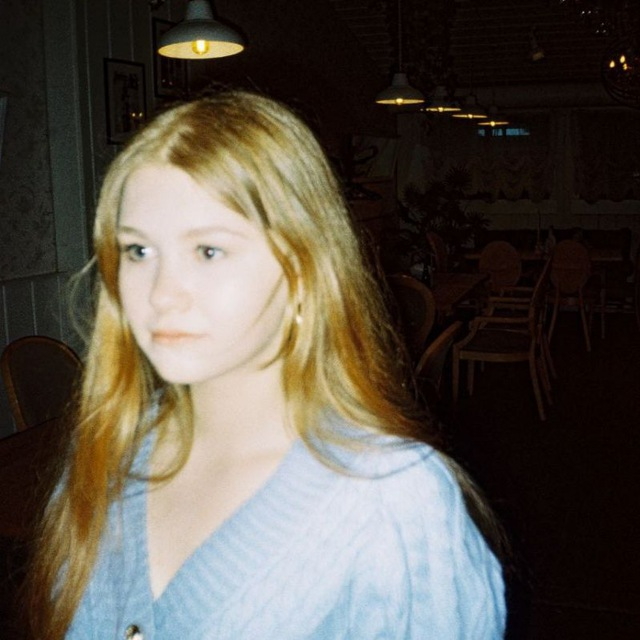
#> input picture data/tsvetsandra.jpg, 640 x 640 px, given in place of input.mp4, which was not available
$ python video2video.py
#> lines starting #> are read from the running program, lines starting #| are printed output that depends on the picture; pictures that were not available may be replaced by others from this repository, and a replacement may not be noted
"""
@author: Viet Nguyen <nhviet1009@gmail.com>
@forked: Mikhail Shunin <shifo3456@gmail.com>
"""
import argparse

import cv2
import numpy as np
from PIL import Image, ImageFont, ImageDraw, ImageOps


def get_args():
    parser = argparse.ArgumentParser("Image to ASCII")
    parser.add_argument("--input", type=str, default="data/input.mp4", help="Path to input video")
    parser.add_argument("--output", type=str, default="data/output.mp4", help="Path to output video")
    parser.add_argument("--mode", type=str, default="simple", choices=["simple", "complex"],
                        help="10 or 70 different characters")
    parser.add_argument("--background", type=str, default="white", choices=["black", "white"],
                        help="background's color")
    parser.add_argument("--num_cols", type=int, default=100, help="number of character for output's width")
    parser.add_argument("--scale", type=int, default=1, help="upsize output")
    parser.add_argument("--fps", type=int, default=0, help="frame per second")
    parser.add_argument("--overlay_ratio", type=float, default=0.2, help="Overlay width ratio")
    args = parser.parse_args()
    return args


def main(opt):
    if opt.mode == "simple":
        CHAR_LIST = '@%#*+=-:. '
    else:
        CHAR_LIST = "$@B%8&WM#*oahkbdpqwmZO0QLCJUYXzcvunxrjft/\|()1{}[]?-_+~<>i!lI;:,\"^`'. "
    if opt.background == "white":
        bg_code = 255
    else:
        bg_code = 0
    font = ImageFont.truetype("fonts/DejaVuSansMono-Bold.ttf", size=int(10 * opt.scale))
    cap = cv2.VideoCapture(opt.input)
    if opt.fps == 0:
        fps = int(cap.get(cv2.CAP_PROP_FPS))
    else:
        fps = opt.fps
    num_chars = len(CHAR_LIST)
    num_cols = opt.num_cols
    while cap.isOpened():
        flag, frame = cap.read()
#> frame is the input picture: shape (640, 640, 3); mean B, G, R 73.1, 82.5, 89.1
        if flag:
            image = cv2.cvtColor(frame, cv2.COLOR_BGR2GRAY)
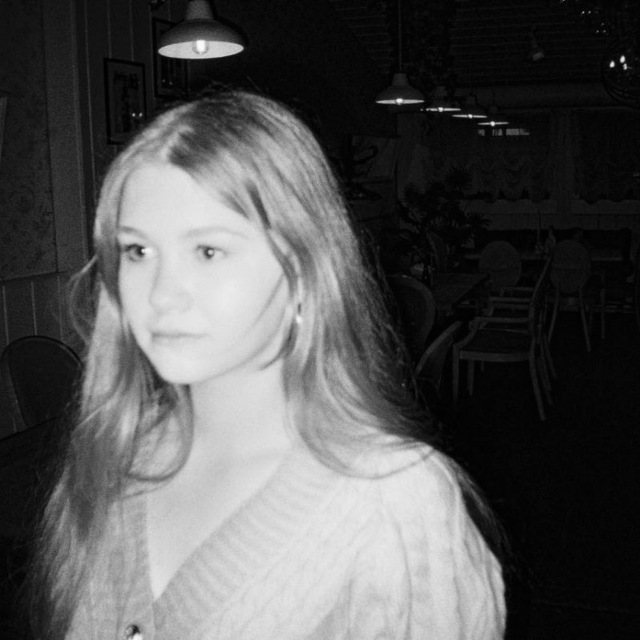
#> image: shape (640, 640); min 0, max 252, mean 83.4
        else:
            break
        height, width = image.shape
#> height = 640; width = 640
        cell_width = width / opt.num_cols
#> cell_width = 6.4
        cell_height = 2 * cell_width
#> cell_height = 12.8
        num_rows = int(height / cell_height)
#> num_rows = 50
        if num_cols > width or num_rows > height:
            print("Too many columns or rows. Use default setting")
            cell_width = 6
            cell_height = 12
            num_cols = int(width / cell_width)
            num_rows = int(height / cell_height)
        char_width, char_height = font.getmask("A").size
        out_width = char_width * num_cols
        out_height = 2 * char_height * num_rows
#> out_height = 700
        out_image = Image.new("L", (out_width, out_height), bg_code)
#> out_image: PIL image 700x700 L; every value is 255
        draw = ImageDraw.Draw(out_image)
        for i in range(num_rows):
            line = "".join([CHAR_LIST[min(int(np.mean(
                image[int(i * cell_height):min(int((i + 1) * cell_height), height),
                int(j * cell_width):min(int((j + 1) * cell_width), width)]) * num_chars / 255), num_chars - 1)] for j in
                            range(num_cols)]) + "\n"
            draw.text((0, i * char_height), line, fill=255 - bg_code, font=font)

        if opt.background == "white":
            cropped_image = ImageOps.invert(out_image).getbbox()
#> cropped_image = (0, 3, 700, 355)
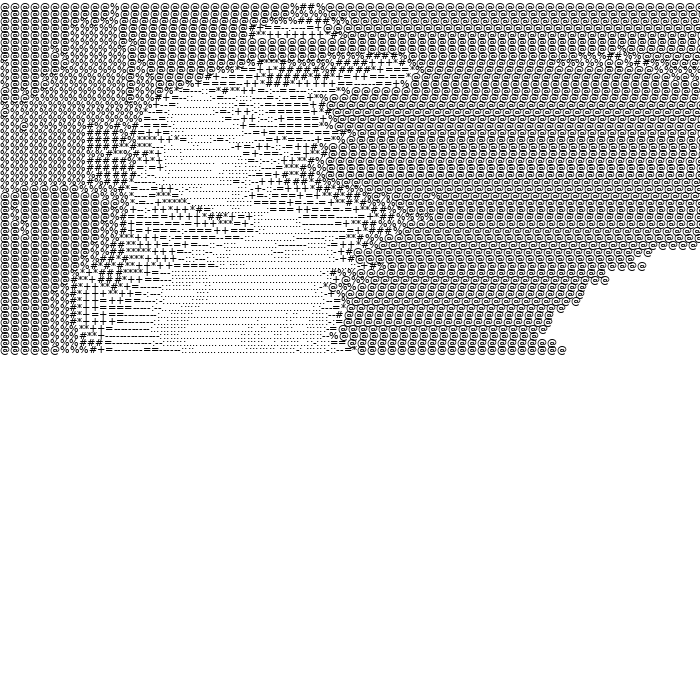
#> out_image: PIL image 700x700 L; min 0, max 255, mean 217.8
        else:
            cropped_image = out_image.getbbox()
        out_image = out_image.crop(cropped_image)
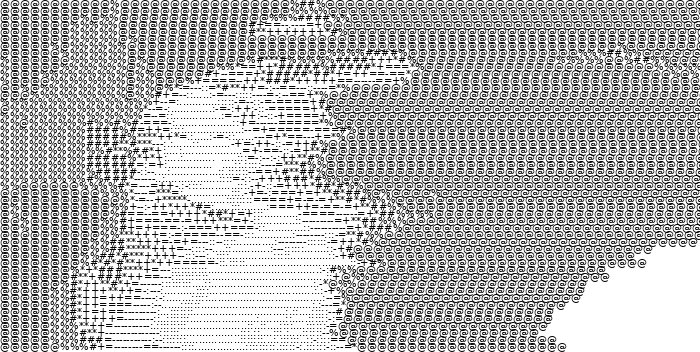
#> out_image: PIL image 700x352 L; min 0, max 255, mean 181
        out_image = cv2.cvtColor(np.array(out_image), cv2.COLOR_GRAY2BGR)
#> out_image: shape (352, 700, 3)
        out_image = np.array(out_image)
        try:
            out
        except:
            out = cv2.VideoWriter(opt.output, cv2.VideoWriter_fourcc(*"XVID"), fps,
                                  ((out_image.shape[1], out_image.shape[0])))

        if opt.overlay_ratio:
            height, width, _ = out_image.shape
#> height = 352; width = 700
            overlay = cv2.resize(frame, (int(width * opt.overlay_ratio), int(height * opt.overlay_ratio)))
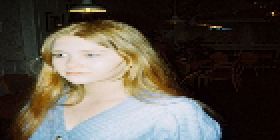
#> overlay: shape (70, 140, 3) (shown 2 times larger); mean B, G, R 72.9, 82.2, 88.8
            out_image[height - int(height * opt.overlay_ratio):, width - int(width * opt.overlay_ratio):, :] = overlay
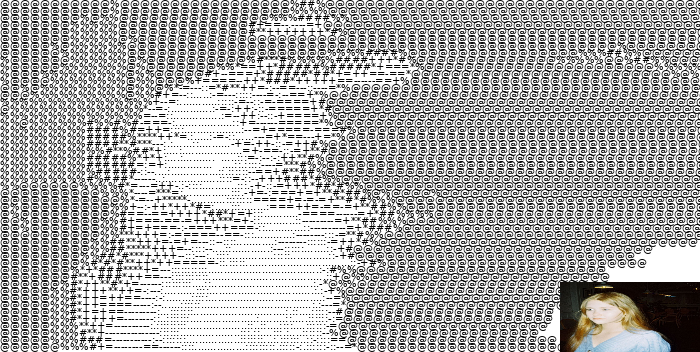
#> out_image: shape (352, 700, 3); mean B, G, R 174, 174.4, 174.6
        out.write(out_image)
    cap.release()
    out.release()


if __name__ == '__main__':
    opt = get_args()
    main(opt)
